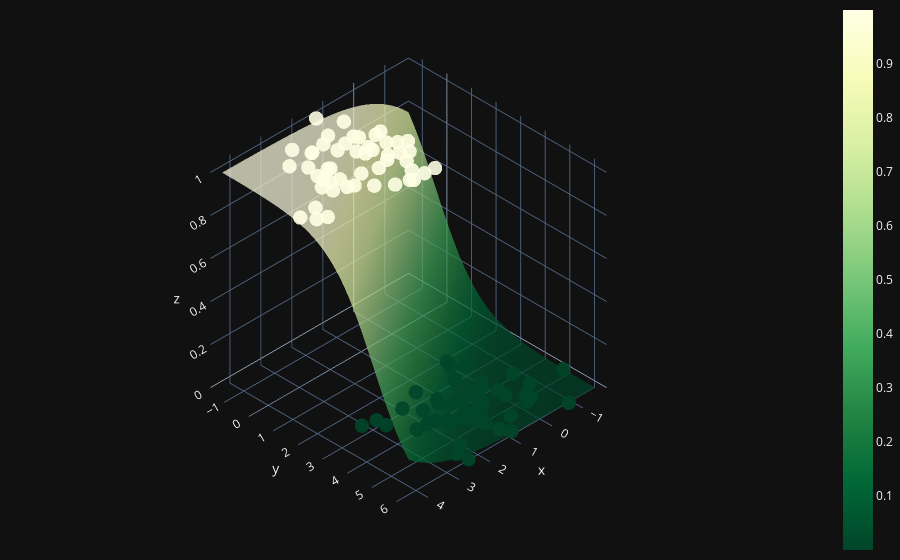

The notebook cell saved with this chart:
### Code cell
X0 = np.linspace(X[:, 0].min(), X[:, 0].max(), 100)
X1 = np.linspace(X[:, 1].min(), X[:, 1].max(), 100)
xx0, xx1 = np.meshgrid(X0, X1)
Z = W[0] * xx0 + W[1] * xx1 + b
A = 1 / (1 + np.exp(-Z))

fig = (go.Figure(data=[go.Surface(z=A, x=xx0, y=xx1, colorscale='YlGn', opacity = 0.7, reversescale=True)]))
fig.add_scatter3d(x=X[:, 0].flatten(), y=X[:, 1].flatten(), z=y.flatten(), mode='markers', marker=dict(size=5, color=y.flatten(), colorscale='YlGn', opacity = 0.9, reversescale=True))
fig.update_layout(template= "plotly_dark", margin=dict(l=0, r=0, b=0, t=0))
fig.layout.scene.camera.projection.type = "orthographic"
fig.show()

### Figure 1 — Plotly figure (JSON) as saved in the notebook; plotly's stock layout.template omitted (floating-point values rounded to 4 significant figures; data arrays with more than 128 entries replaced by an {"elided": "..."} marker saying what was removed)
{"data": [{"colorscale": [[0, "rgb(255,255,229)"], [0.125, "rgb(247,252,185)"], [0.25, "rgb(217,240,163)"], [0.375, "rgb(173,221,142)"], [0.5, "rgb(120,198,121)"], [0.625, "rgb(65,171,93)"], [0.75, "rgb(35,132,67)"], [0.875, "rgb(0,104,55)"], [1, "rgb(0,69,41)"]], "opacity": 0.7, "reversescale": true, "type": "surface", "x": {"elided": "100x100 float values"}, "y": {"elided": "100x100 float values"}, "z": {"elided": "100x100 float values"}}, {"marker": {"color": [1, 1, 0, 0, 1, 0, 0, 1, 0, 1, 0, 1, 0, 0, 1, 1, 1, 0, 1, 1, 0, 0, 1, 0, 1, 0, 1, 0, 0, 1, 1, 0, 1, 1, 1, 0, 1, 1, 0, 1, 0, 0, 0, 0, 1, 1, 1, 1, 0, 0, 1, 1, 0, 0, 0, 0, 0, 1, 1, 1, 1, 0, 0, 1, 0, 1, 0, 0, 1, 0, 0, 1, 1, 0, 0, 0, 1, 1, 0, 0, 1, 0, 0, 0, 0, 0, 1, 0, 1, 1, 1, 1, 1, 1, 0, 0, 1, 1, 0, 1], "colorscale": [[0, "rgb(255,255,229)"], [0.125, "rgb(247,252,185)"], [0.25, "rgb(217,240,163)"], [0.375, "rgb(173,221,142)"], [0.5, "rgb(120,198,121)"], [0.625, "rgb(65,171,93)"], [0.75, "rgb(35,132,67)"], [0.875, "rgb(0,104,55)"], [1, "rgb(0,69,41)"]], "opacity": 0.9, "reversescale": true, "size": 5}, "mode": "markers", "type": "scatter3d", "x": [4.219, 0.9078, -0.2765, 0.08848, 3.243, 1.442, 1.022, 3.978, 0.5889, 1.252, 0.6284, 1.686, 1.185, 0.06897, 1.787, 4.438, 3.182, 0.3038, 0.7394, 1.285, 1.131, 0.6647, 1.316, -0.1889, 2.579, 0.8731, 1.311, 0.9868, 1.42, 2.354, 2.432, 1.043, 0.9509, 2.451, 1.62, 2.155, 1.381, 1.987, 2.116, 0.564, -0.07228, 2.509, -0.73, 1.379, 0.8821, 2.222, 2.016, 1.701, -0.6539, 0.5731, 1.957, 0.7624, 2.465, 1.333, 3.246, 1.103, 2.859, 1.6, 2.976, 2.68, 1.419, 1.926, -0.09448, 2.728, 1.12, 1.557, 0.1055, 2.844, 3.155, 1.841, 1.289, 1.642, 3.923, 1.705, 0.1631, 0.3419, 1.021, 2.669, 0.4666, 0.9481, 1.194, 1.154, -0.2942, 1.737, 0.4655, 0.0808, 3.003, 2.207, 1.361, 2.632, 2.827, 2.912, 1.142, 1.055, 2.47, -1.577, 1.412, 3.005, -0.6376, 0.8298], "y": [2.234, 0.4598, 5.081, 2.323, 1.215, 2.768, 4.117, 2.378, 4.001, 0.2081, 4.46, 0.6583, 5.28, 4.356, 1.7, 1.842, -0.1823, 3.944, 0.4361, 1.437, 4.682, 4.36, 2.441, 5.205, 0.7261, 4.714, 0.07123, 6.09, 4.637, 2.224, -0.2017, 4.606, 0.9498, -0.1954, 2.747, 4.124, 0.9295, 2.611, 3.069, 1.337, 2.884, 5.773, 6.255, 3.619, 2.841, 1.533, -0.2704, -0.4773, 4.767, 5.526, 0.2342, 1.165, 6.2, 5.01, 2.849, 4.706, 2.956, 0.9151, 1.216, -0.7044, 1.574, 4.152, 5.358, 1.305, 5.758, 2.827, 3.725, 3.327, 1.553, 3.562, 3.45, 0.1502, 1.804, 4.433, 2.578, 3.941, 1.579, 1.82, 3.866, 4.732, 2.808, 3.902, 5.273, 4.425, 3.123, 4.691, 0.7427, 5.506, 0.748, 0.6894, 1.721, 0.2466, 2.015, -0.6471, 4.099, 4.957, -1.326, 0.9852, 4.091, 1.742], "z": [1, 1, 0, 0, 1, 0, 0, 1, 0, 1, 0, 1, 0, 0, 1, 1, 1, 0, 1, 1, 0, 0, 1, 0, 1, 0, 1, 0, 0, 1, 1, 0, 1, 1, 1, 0, 1, 1, 0, 1, 0, 0, 0, 0, 1, 1, 1, 1, 0, 0, 1, 1, 0, 0, 0, 0, 0, 1, 1, 1, 1, 0, 0, 1, 0, 1, 0, 0, 1, 0, 0, 1, 1, 0, 0, 0, 1, 1, 0, 0, 1, 0, 0, 0, 0, 0, 1, 0, 1, 1, 1, 1, 1, 1, 0, 0, 1, 1, 0, 1]}], "layout": {"margin": {"b": 0, "l": 0, "r": 0, "t": 0}, "scene": {"camera": {"projection": {"type": "orthographic"}}}}}
